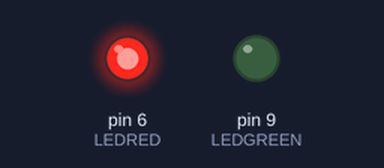
Recording of a sketch running on a simulated Arduino Uno, built with avr-gcc and run on an emulated ATmega328P. Shown: output pins drawn as LEDs (lit = HIGH). What the sketch prints to the serial monitor is not drawn.

Above: at 0.5 s.
At 12.5 s:
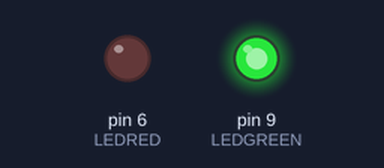
At 23.5 s:
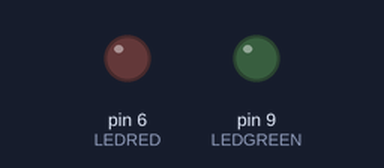
Timing chart, 0 to 26.0 s (numbered marks = the images above):
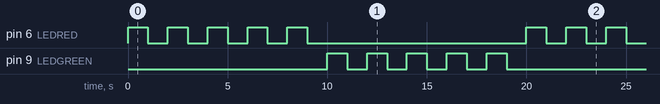

Measured:
- by itself, pin 6 (LEDRED), pin 9 (LEDGREEN): repeats every 20.0 s: 4 × (LOW 1.0 s, HIGH 1.0 s), LOW 11.0 s, HIGH 1.0 s
- by itself, everything shown: repeats every 20.0 s, in 20 steps

The sketch:

sketch_mar18a_25_-_Day_4.ino
```cpp
int LEDRED=6;
int LEDGREEN=9;
int BLINKRED=5;
int BLINKGREEN=5;

String message="I love electronics";

void setup() {
  Serial.begin(9600);
  pinMode(LEDRED,OUTPUT);
  pinMode(LEDGREEN,OUTPUT);
  Serial.print("This is my 2 program");
  Serial.print(" ");


}

void loop() {

  for(int j=1;j<=BLINKRED;j=j+1){
    Serial.println (message);
    Serial.print(" ");
    Serial.print(j);
    Serial.print(" ");


  digitalWrite(LEDRED,HIGH);
  delay(1000);
  digitalWrite(LEDRED,LOW);
  delay(1000);}

  for(int j=1;j<=BLINKGREEN;j=j+1){
  digitalWrite(LEDGREEN,HIGH);
  delay(1000);
  digitalWrite(LEDGREEN,LOW);
  delay(1000);}
}
```
